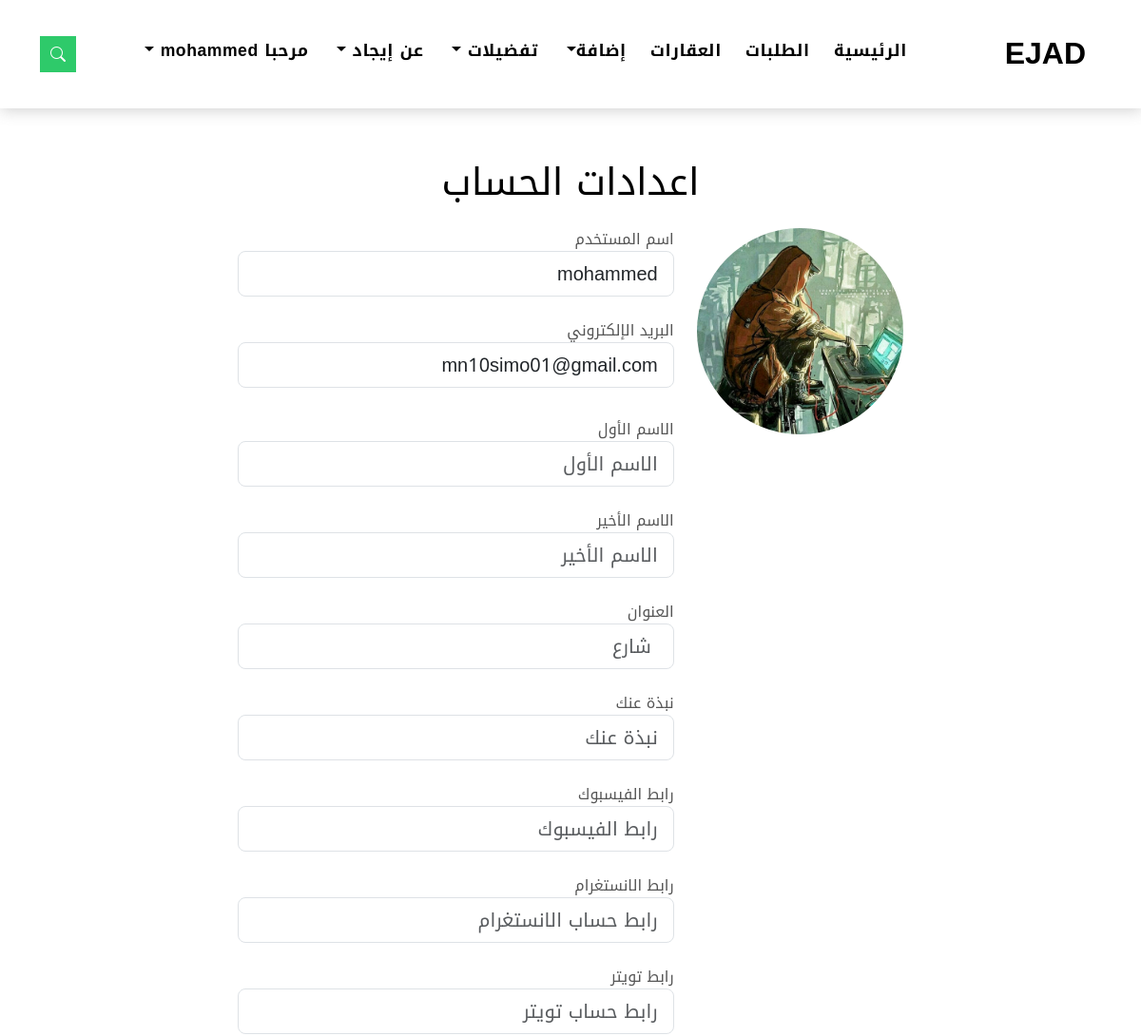
/accounts/edit_profile/1 (signed in, upper part), run on an earlier commit of the app's database.
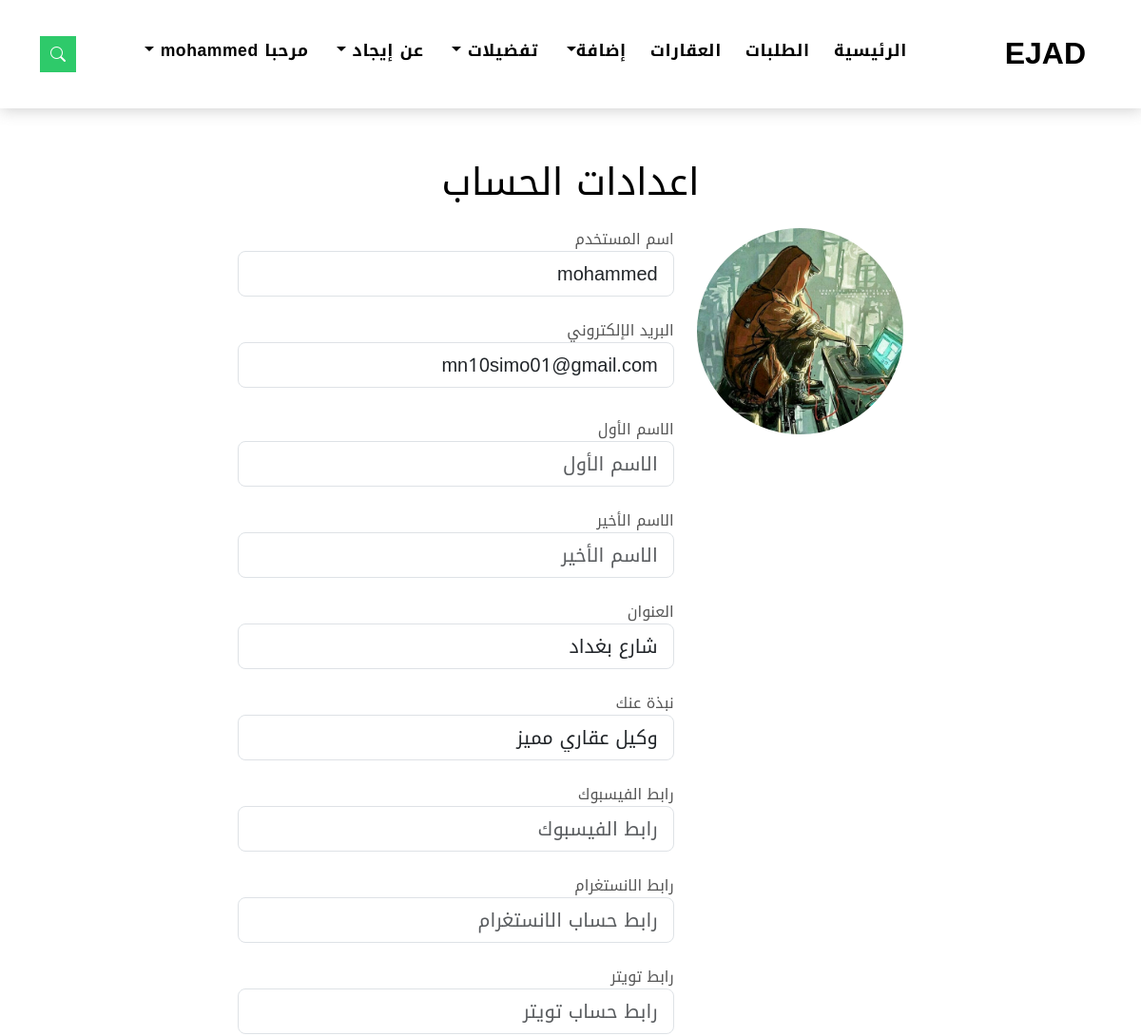
And on a later commit of the database.
### accounts/models.py (models this page shows, shortened)
class Agent(models.Model):
    user = models.OneToOneField(settings.AUTH_USER_MODEL,
                                on_delete=models.CASCADE)
    phone = models.CharField(max_length=15)
    profil_photo = models.ImageField(upload_to=filepath1,
                                     blank=True,
                                     default='uploads/avatar.png')
    state = models.BooleanField(default=False, null=True)
    who_i = models.CharField(_("نبذة عني :"),max_length=250 , blank=True , null=True)
    address = models.CharField(_("العنوان  :"),max_length=250 , blank=True , null=True)
    facebook = models.CharField(max_length=100 , blank=True , null=True)
    instagram = models.CharField(max_length=100 , blank=True , null=True)
    twitter = models.CharField(max_length=100 , blank=True , null=True)

### accounts/views.py (the view)
# urls.py: path('edit_profile/<int:id>', views.edit_profile, name='edit_profile'),
def edit_profile(request, id):
    if request.method == 'POST' and 'btnsave' in request.POST:
        if request.user is not None and request.user.id is not None:
            agt = Agent.objects.filter(user=request.user).first()
            cust = Customer.objects.filter(user=request.user).first()
            if request.POST['user'] and ['email'] and ['first_name'] and [
                    'last_name'
            ] and ['address'] and ['who_i'] and ['facebook'] and [
                    'instagram'
            ] and ['twitter']:
                request.user.username = request.POST['user']
                request.user.email = request.POST['email']
                request.user.first_name = request.POST['first_name']
                request.user.last_name = request.POST['last_name']
                request.user.save()
                if hasattr(request.user, 'agent'):
                    request.user.agent.address = request.POST['address']
                    request.user.agent.who_i = request.POST['who_i']
                    request.user.agent.facebook = request.POST['facebook']
                    request.user.agent.instagram = request.POST['instagram']
                    request.user.agent.twitter = request.POST['twitter']
                    request.user.agent.save()
                elif hasattr(request.user, 'customer'):
                    request.user.customer.facebook = request.POST['facebook']
                    request.user.customer.instagram = request.POST['instagram']
                    request.user.customer.twitter = request.POST['twitter']
                    request.user.customer.save()
                auth.login(request, request.user)
                messages.success(request, 'تم حفظ التعديلات')
            else:
                messages.error(request, 'تحقق من القيم')
            return redirect('index')
    else:
        if request.user is not None:
            context = None
            if not request.user.is_anonymous:
                agt = Agent.objects.filter(user=request.user).first()
                cust = Customer.objects.filter(user=request.user).first()
                context = {
                    'agt': agt,
                    'cust': cust,
                    'email': request.user.email,
                }
    return render(request, 'accounts/edit_profile.html', context)

### templates/accounts/edit_profile.html (shortened to what the changed rows need)
{% extends 'base.html' %}
{% load static %}
{% block content%}
<br><br><br><br><br><br><br>
<center>
<div class="col-md-7 colore: #2eca6a;" >
  {% if request.user.is_authenticated %}
  <form action="" method="POST" enctype="multipart/form-data">
      <div class="row">
               <h1> اعدادات الحساب</h1>
        <br><br> <br>
        <div class="col-md-4">
            <div class="agent-avatar-box">
              {% if agt.profil_photo %}
                  <img src="{{agt.profil_photo.url}}" alt=""  class="agent-avatar img-fluid" style="border-radius: 50%;">
            {% elif cust.photo %}
                <img src="{{cust.photo.url}}" alt="" class="img-fluid" style="border-radius: 50%;">
            {% else %}
              <img src="{% static 'assets/img/avatar1.png' %}" alt="" class="agent-avatar img-fluid" style="border-radius: 50%;">
            {% endif %}
        </div>
      </div>
      <br> <br> <br><br>
      <div class="col-md-8 mb-8" >
        <div class="form-group">
          <form method="POST" enctype="multipart/form-data">
            <br>
            <br>
            <br>
            {% if user.agent %}
            <div class="form-group col-md-12">
              <label for="inputAddress" style="display: flex;">العنوان</label>
              <input type="text" name="address"  class="form-control form-control-lg form-control-a" id="inputAddress" placeholder=" شارع"  value="{{agt.address}}">
            </div>
            <br>
            <div class="form-group col-md-12">
              <label for="inputAddress" style="display: flex;">نبذة عنك</label>
              <input type="text" name="who_i" class="form-control form-control-lg form-control-a" id="inputAddress" placeholder="نبذة عنك" value="{{agt.who_i}}">
            </div>
            <br>
            {% endif %}
            <br>
            <br>
            <br>
          </form>
        </div>
      </div>
  </form>
  {% endif %}
</div>
</center>
{% endblock %}

What changed in the data, as far as the page shows it:
changed Agent: address (not shown) → "شارع بغداد"; who_i (not shown) → "وكيل عقاري مميز"
